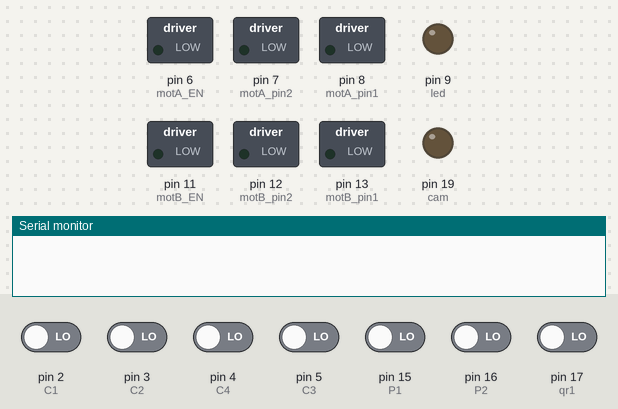
A sketch run on a simulated Arduino Uno, built with avr-gcc and run on an emulated ATmega328P. On the bench: switched loads named in the sketch (green lamp = pin HIGH), output pins drawn as LEDs (lit = HIGH), the last lines printed to the serial monitor. The test bench sets the inputs (shaded band); at power-on: pin 2 (C1), pin 3 (C2), pin 4 (C4), pin 5 (C3), pin 15 (P1), pin 16 (P2), pin 17 (qr1) LOW.

Above: at 1.2 s.
1.3 s: pin 15 (P1) driven HIGH
At 1.8 s:
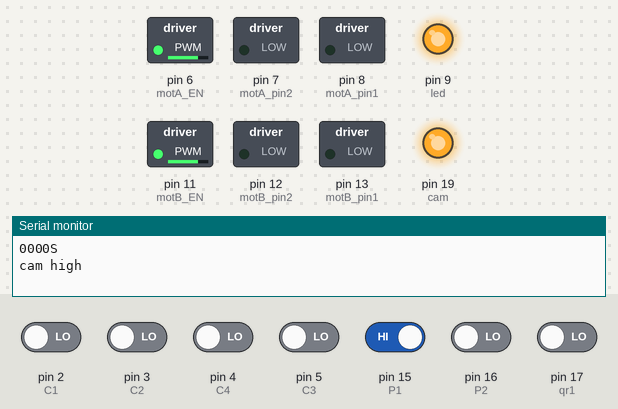
4.3 s: pin 2 (C1) driven HIGH and pin 3 (C2) driven HIGH
7.3 s: pin 2 (C1) driven LOW
At 9.5 s:
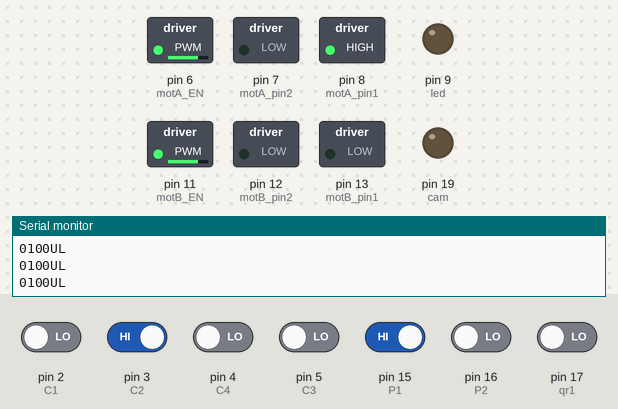
9.8 s: pin 3 (C2) driven LOW
At 11.5 s:
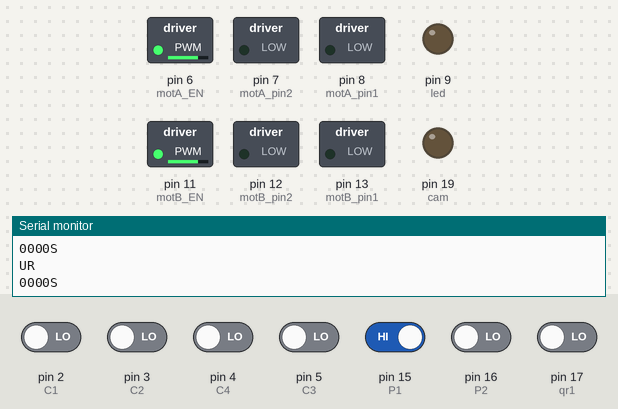
11.8 s: pin 17 (qr1) driven HIGH
At 14.2 s:
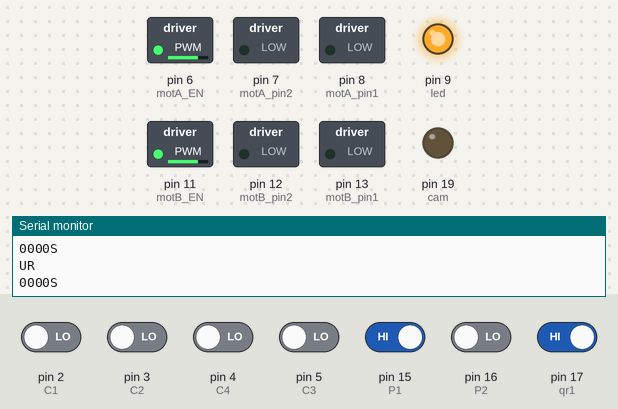
14.8 s: pin 4 (C4) driven HIGH
At 17.7 s:
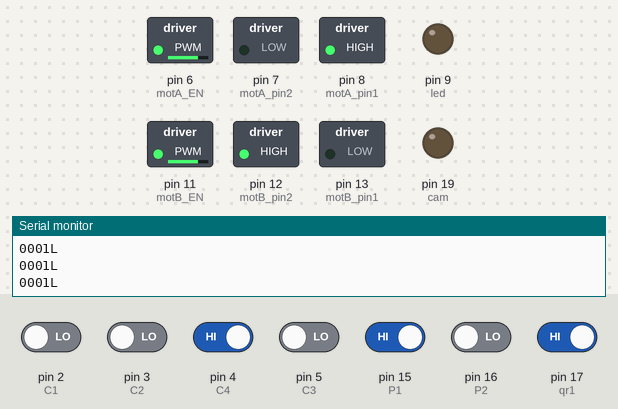
Timing chart, 0 to 18.8 s (numbered marks = the images above; inputs shaded):
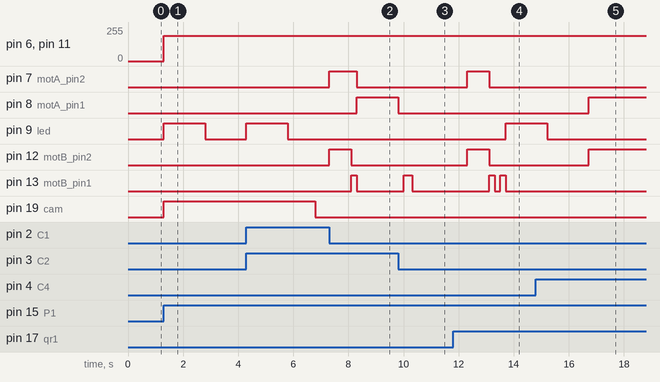

The sketch:

TEST-FINAL.ino
```cpp
//**************declaration des pins*************//

const int motA_pin1=8;               //moteur droit
const int motA_pin2=7;
const int motA_EN=6;
//--
const int motB_pin1=13;             // moteur gauche
const int motB_pin2=12;
const int motB_EN=11;

const int led=9;                    // led
const int C1=2;                     // capteur 1
const int C2=3;                     //capteur 2
const int C3=5;                     //capteur 3
const int C4=4;                     //capteur 4
//--

const int P1=15;                    // piece 1
const int P2=16;                    // piece 2
//--
const int qr1=17;                  // code qr1
const int qr2=18;                  // code qr2
const int cam=19;                  // caméra
//--
int RC1=0;                         //Variable pour le 1er capteur
int RC2=0;                         //variable pour le 2eme capteur
int RC3=0;                         //Variable pour le 3eme capteur
int RC4=0;                         //Variable pour le 4eme capteur
//--

int RP1=0;                         //Variable pour la 1ere piece
int RP2=0;                         //Variable pour la 2eme piece
int Rqr1=0;                        //Variable pour la lecture du 1er code QR
int Rqr2=0;                        //Variable pour la lecture du 2eme code QR
//--
int Speed=190;                     // Vitesse des moteurs
int pos=0;                         //Variable pour la position du robot
int x=0;
void setup() {
  //************************************ Configurations des pins (IN/OUT)***************************************************
Serial.begin(9600);
pinMode (motA_pin1,OUTPUT);
pinMode (motA_pin2,OUTPUT);
pinMode (motA_EN,OUTPUT);
//--
pinMode (motB_pin1,OUTPUT);
pinMode (motB_pin2,OUTPUT);
pinMode (motB_EN,OUTPUT);
//--
pinMode(led,OUTPUT);
//--
pinMode(P1,INPUT);
pinMode(P2,INPUT);
pinMode(qr1,INPUT);
pinMode(qr2,INPUT);
pinMode(cam,OUTPUT);
}
//**************************************Définitions des fonnctions*******************************************//
void FWD(int Speed)                      //Marche avant
{
digitalWrite(motA_pin1,HIGH);
digitalWrite(motA_pin2,LOW);
analogWrite(motA_EN,Speed);
//--
digitalWrite(motB_pin1,HIGH);
digitalWrite(motB_pin2,LOW);
analogWrite(motB_EN,Speed);
Serial.println("fwd");
}

void LEFT(int Speed)                    //Tourner à gauche
{

digitalWrite(motA_pin1,HIGH);
digitalWrite(motA_pin2,LOW);
analogWrite(motA_EN,Speed);
//--
digitalWrite(motB_pin1,LOW);
digitalWrite(motB_pin2,HIGH);
analogWrite(motB_EN,Speed);
Serial.println("L");
}
void RIGHT(int Speed)                 //Tourner à droite
{
digitalWrite(motA_pin1,LOW);
digitalWrite(motA_pin2,HIGH);
analogWrite(motA_EN,Speed);
//--
digitalWrite(motB_pin1,HIGH);
digitalWrite(motB_pin2,LOW);
analogWrite(motB_EN,Speed);
Serial.println("R");
}
void REV(int Speed)                 //Marche arriere
{
digitalWrite(motA_pin1,LOW);
digitalWrite(motA_pin2,HIGH);
analogWrite(motA_EN,Speed);
//--
digitalWrite(motB_pin1,LOW);
digitalWrite(motB_pin2,HIGH);
analogWrite(motB_EN,Speed);
Serial.println("REV");
}
void UP_LEFT(int Speed)            //avancer et tourner à gauche
{
digitalWrite(motA_pin1,HIGH);
digitalWrite(motA_pin2,LOW);
analogWrite(motA_EN,Speed);
//--
digitalWrite(motB_pin1,LOW);
digitalWrite(motB_pin2,LOW);
analogWrite(motB_EN,Speed);
Serial.println("UL");
}
void UP_RIGHT(int Speed)          //avancer et tourner à droite
{
digitalWrite(motA_pin1,LOW);
digitalWrite(motA_pin2,LOW);
analogWrite(motA_EN,Speed);
//--
digitalWrite(motB_pin1,HIGH);
digitalWrite(motB_pin2,LOW);
analogWrite(motB_EN,Speed);
Serial.println("UR");
}
void DOWN_RIGHT(int Speed) {       //reculer et tourner à droite
digitalWrite(motA_pin1,LOW);
digitalWrite(motA_pin2,LOW);
analogWrite(motA_EN,Speed);
//--
digitalWrite(motB_pin1,LOW);
digitalWrite(motB_pin2,HIGH);
analogWrite(motB_EN,Speed);
Serial.println("DR");

}
void DOWN_LEFT(int Speed){          //reculer et tourner à gauche
digitalWrite(motA_pin1,LOW);
digitalWrite(motA_pin2,HIGH);
analogWrite(motA_EN,Speed);
//--
digitalWrite(motB_pin1,LOW);
digitalWrite(motB_pin2,LOW);
analogWrite(motB_EN,Speed);
Serial.println("DL");
}
void STOP(int Speed){               // stop
digitalWrite(motA_pin1,LOW);
digitalWrite(motA_pin2,LOW);
analogWrite(motA_EN,Speed);
//--
digitalWrite(motB_pin1,LOW);
digitalWrite(motB_pin2,LOW);
analogWrite(motB_EN,Speed);
Serial.println("S");
}

void loop() {
// commander le transporteur de deplacer la piéce P1
while(digitalRead(P1)==1 && digitalRead(P2)==0)
{
RC1=digitalRead(C1);
RC2=digitalRead(C2);
RC3=digitalRead(C3);
RC4=digitalRead(C4);
Serial.print(RC1);
Serial.print(RC2);
Serial.print(RC3);
Serial.print(RC4);
if(RC1==0 && RC2==0 && RC3==0 && RC4==0 ) // les quatres capteurs detectent la couleur noire
{ //--pos0
  if(pos==0)
  {
    STOP(Speed);
    digitalWrite(cam,HIGH);              //Donner l'ordre au camera pour capturer une image du code QR
    Serial.println("cam high");
    digitalWrite(led,HIGH);
    delay(1500);
    digitalWrite(led,LOW);             //clignotement  du led
    delay(1500);
    digitalWrite(led,HIGH);
    delay(1500);
    digitalWrite(led,LOW);

    delay(1000); ///////////////////////// delais pour capter une image du code QR
    digitalWrite(cam,LOW); //arreter la caméra
    Serial.println("cam low");
    Rqr1=digitalRead(qr1);  //recevoir et lire l'information fournie par le code QR  (envoyée par la raspberry)
    delay(500);
    if(Rqr1==1)                              //Si le code QR est validé
    {Serial.println("qr1");
    FWD(Speed);                           //avancer pour serrer la piece
    delay(400);
    STOP(Speed);                           //arreter pour serrer la piece
    delay(1500);
    digitalWrite(led,HIGH);               //allumer la led
    delay(2000);
    REV(Speed);
    delay(1100);                         //reculer et tourner à droite pour retourner a ligne ///////////////////////////////////////////////////
    RIGHT(Speed);
    delay(100);
    UP_RIGHT(Speed);
    delay(200); /////////////////////////200
    pos+=1;                              //mettre a jour la position
    }
    else                                 //Si le code QR n'est pas validé
    {Serial.println("not qr1");
      REV(Speed);
    delay(800); /////////////////////////////////////////////////////////////////////////////////////////////////////////////////////////////////////
    RIGHT(Speed);                     //reculer et tourner à droite pour retourner a ligne-------------------------UP_RIGHT
    delay(200);/////////////////////200
    pos+=1;}                            //mettre a jour la position
   }
   //--pos1
  else if(pos == 1)
  { STOP(Speed);
    delay(200); /////////////////////////500
    UP_RIGHT(Speed);                            //tourner à droite pour retourner a ligne
    delay(300);////////////////////200
    pos+=1;                                     //mettre a jour la position
  }
  //--pos2
  else if(pos ==2)                          //Si le robot est à la deuxieme place
   {STOP(Speed);
    delay(2000);
    Rqr1=digitalRead(qr1);                  //recevoir et lire l'information fournie par le code QR  (envoyée par la raspberry)
    if(Rqr1==0)
    {digitalWrite(cam,HIGH);                //Donner l'ordre au camera pour capturer une image du code QR
    digitalWrite(led,HIGH);
    delay(1500);
    digitalWrite(led,LOW);
    delay(1500);                           ////clignotement  du led
    digitalWrite(led,HIGH);
    delay(1500);
    digitalWrite(led,LOW);
    delay(1500);
    delay(1000);  ///////////////////////////////////////10000 camera
    digitalWrite(cam,LOW);                //Donner l'ordre au camera pour arreter de prendre une image du code QR
    Rqr1=digitalRead(qr1);                //recevoir et lire l'information fournie par le code QR  (envoyée par la raspberry)
    delay(500);
    x=1;}

    if(Rqr1==1 && x==1)                   //Si le robot est à la position 2 est n'a pas serrer la piece à la position 1
    {FWD(Speed);
    delay(400);
    STOP(Speed);
    delay(1500);
    digitalWrite(led,HIGH);
    delay(2000);                          //Amener la piece et retourner à la ligne (meme processus que pos=1) et mettre à jour la position
    REV(Speed);
    delay(1100); ///////////////////////////////////////////////////////////////////////////////////////////////////////////////////////////////
    UP_RIGHT(Speed);
    delay(300);////////////////////200
    pos+=1;
    }
    else if(Rqr1==1 && x==0)            //Si le robot est à la position 2 est a serrer la piece à la position 1
    {REV(Speed);
    delay(800); ///////////////////////////////////////////////////////////////////////////////////////////////////////////////////////////////////
    UP_RIGHT(Speed);
    delay(200);                        //retourner à la ligne (meme processus que pos=1) et mettre à jour la position
    pos+=1;}
    else
    pos+=1;
    }

    //-- pos3 //////////////////////////////////////
    else if(pos == 3)                 //Si la position est 3 avancer et tourner à droite et mettre à jour la position
  { STOP(Speed);
    delay(200);
    UP_RIGHT(Speed);
    delay(200);/////////////////////////////////////////////////////////////////////////
    pos+=1;
  }
    else
  { STOP(Speed);                    //Si la position est autre que 3 clignoter la led et mettre à jour la position
    digitalWrite(led,HIGH);
    delay(1500);
    digitalWrite(led,LOW);
    delay(1500);
    pos+=1;
    }

}

else if(RC4==0 && RC3==0 && RC2==0 && RC1==1) //1
LEFT(Speed);

else if(RC4==0 && RC3==0 && RC2==1 && RC1==0) //2
UP_LEFT(Speed);

else if(RC4==0 && RC3==0 && RC2==1 && RC1==1) //3
LEFT(Speed);

else if(RC4==0 && RC3==1 && RC2==0 && RC1==0) //4
RIGHT(Speed);

else if(RC4==0 && RC3==1 && RC2==0 && RC1==1) //5
LEFT(Speed);

else if(RC4==0 && RC3==1 && RC2==1 && RC1==0) //6
LEFT(Speed);

else if(RC4==0 && RC3==1 && RC2==1 && RC1==1) //7
LEFT(Speed);

else if(RC4==1 && RC3==0 && RC2==0 && RC1==0) //8
LEFT(Speed);

else if(RC4==1 && RC3==0 && RC2==0 && RC1==1) //9
FWD(Speed);

else if(RC4==1 && RC3==0 && RC2==1 && RC1==0) //A
LEFT(Speed);

else if(RC4==1 && RC3==0 && RC2==1 && RC1==1) //B
LEFT(Speed);

else if(RC4==1 && RC3==1 && RC2==0 && RC1==0) //C
RIGHT(Speed);

else if(RC4==1 && RC3==1 && RC2==0 && RC1==1) //D
FWD(Speed);

else if(RC4==1 && RC3==1 && RC2==1 && RC1==0) //E
RIGHT(Speed);

else if(RC4==1 && RC3==1 && RC2==1 && RC1==1 ) //F
{UP_RIGHT(Speed);}
}
/*
//////////////////////////////////////////////////////////////////////////// commander le transporteur de deplacer la piéce P2
while(digitalRead(P2)==1 && digitalRead(P1)==0)
{
RC1=digitalRead(C1);
RC2=digitalRead(C2);
RC3=digitalRead(C3);
RC4=digitalRead(C4);

if(RC1==0 && RC2==0 && RC3==0 && RC4==0 ) //0
{
  if(pos==0)
  {
    STOP(Speed);
    digitalWrite(led,HIGH);
    delay(1500);
    digitalWrite(led,LOW);
    delay(1500);
    digitalWrite(led,HIGH);
    delay(1500);
    digitalWrite(led,LOW);
    delay(1500);
    REV(Speed);
    delay(650);
    UP_RIGHT(Speed);
    delay(200);
    pos+=1;
   }
  else if(pos == 1)
  { STOP(Speed);
    delay(500);
    UP_RIGHT(Speed);
    delay(200);
    pos+=1;
  }
  else
  { STOP(Speed);
    digitalWrite(led,HIGH);
    delay(1500);
    digitalWrite(led,LOW);
    delay(1500);
    }
}

else if(RC4==0 && RC3==0 && RC2==0 && RC1==1) //1
LEFT(Speed);

else if(RC4==0 && RC3==0 && RC2==1 && RC1==0) //2
UP_LEFT(Speed);

else if(RC4==0 && RC3==0 && RC2==1 && RC1==1) //3
LEFT(Speed);

else if(RC4==0 && RC3==1 && RC2==0 && RC1==0) //4
RIGHT(Speed);

else if(RC4==0 && RC3==1 && RC2==0 && RC1==1) //5
LEFT(Speed);

else if(RC4==0 && RC3==1 && RC2==1 && RC1==0) //6
LEFT(Speed);

else if(RC4==0 && RC3==1 && RC2==1 && RC1==1) //7
LEFT(Speed);

else if(RC4==1 && RC3==0 && RC2==0 && RC1==0) //8
LEFT(Speed);

else if(RC4==1 && RC3==0 && RC2==0 && RC1==1) //9
FWD(Speed);

else if(RC4==1 && RC3==0 && RC2==1 && RC1==0) //A
LEFT(Speed);

else if(RC4==1 && RC3==0 && RC2==1 && RC1==1) //B
LEFT(Speed);

else if(RC4==1 && RC3==1 && RC2==0 && RC1==0) //C
RIGHT(Speed);

else if(RC4==1 && RC3==1 && RC2==0 && RC1==1) //D
FWD(Speed);

else if(RC4==1 && RC3==1 && RC2==1 && RC1==0) //E
RIGHT(Speed);

else if(RC4==1 && RC3==1 && RC2==1 && RC1==1 ) //F
{UP_RIGHT(Speed);}

}*/
}
```

Measured:
- after the input at 1.3 s, pin 6 (motA_EN), pin 11 (motB_EN): 0/255 → 190/255 at once; pin 9 (led): LOW → HIGH at once, → LOW 1.5 s later; pin 19 (cam): LOW → HIGH at once
- after the input at 7.3 s, pin 12 (motB_pin2): goes on until 8.1 s, then stays LOW
- after the input at 9.8 s, pin 8 (motA_pin1): HIGH → LOW at once; pin 13 (motB_pin1): LOW → HIGH after 0.21 s, → LOW 0.30 s later
- after the input at 11.8 s, pin 7 (motA_pin2), pin 12 (motB_pin2): LOW → HIGH after 0.51 s, → LOW 0.80 s later; pin 13 (motB_pin1): alternates HIGH for 0.20 s and LOW for 0.20 s, 4 changes in all, then stays LOW, starting after 1.3 s; pin 19 (cam): stays LOW (without the input it goes to HIGH after 0.51 s)
- after the input at 14.8 s, pin 8 (motA_pin1), pin 12 (motB_pin2): LOW → HIGH after 1.9 s; pin 9 (led): goes on until 15.2 s, then stays LOW
